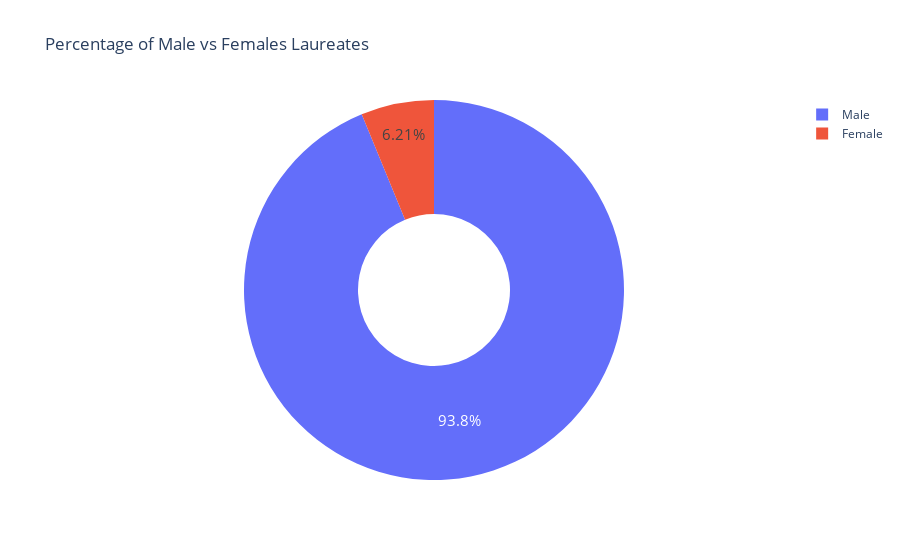

The cell this chart's notebook holds for it:
### Markdown cell above
**Challenge**: Create a [donut chart using plotly](https://plotly.com/python/pie-charts/) which shows how many prizes went to men compared to how many prizes went to women. What percentage of all the prizes went to women?

### Code cell
laureates_per_sex = df_data.groupby('sex').count()['prize']
# laureates_per_sex = df_data.sex.value_counts()
fig = px.pie(laureates_per_sex, 
             values=laureates_per_sex.values, 
             names=laureates_per_sex.index, 
             title='Percentage of Male vs Females Laureates', 
             hole=0.4)
fig.update_traces(textposition='inside', textfont_size=15, textinfo='percent')
fig.show()

### Figure 1 — Plotly figure (JSON) as saved in the notebook; plotly's stock layout.template omitted (floating-point values rounded to 4 significant figures)
{"data": [{"domain": {"x": [0, 1], "y": [0, 1]}, "hole": 0.4, "hovertemplate": "sex=%{label}<br>value=%{value}<extra></extra>", "labels": ["Female", "Male"], "legendgroup": "", "name": "", "showlegend": true, "textfont": {"size": 15}, "textinfo": "percent", "textposition": "inside", "type": "pie", "values": [58, 876]}], "layout": {"legend": {"tracegroupgap": 0}, "title": {"text": "Percentage of Male vs Females Laureates"}}}
